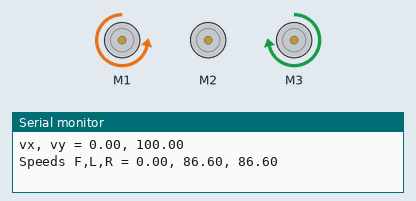
Recording of a sketch running on a simulated Arduino Mega 2560, built with avr-gcc and run on an emulated ATmega2560. On the bench: 3 × DC motor (green arrow = forward, orange = backward, longer = faster), the last lines printed to the serial monitor.

Above: at 1.0 s.
At 3.1 s:
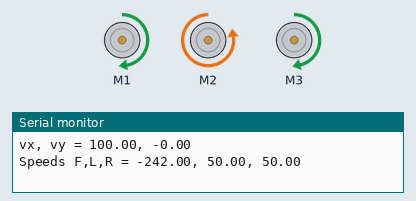
At 5.2 s:
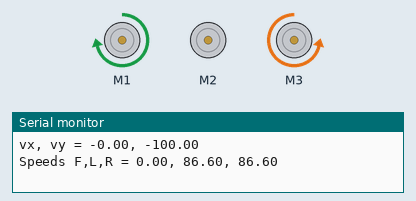
At 7.2 s:
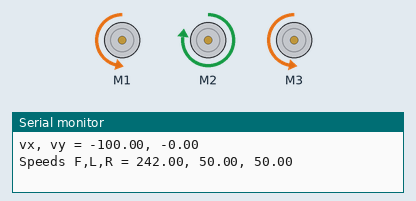
At 10.3 s:
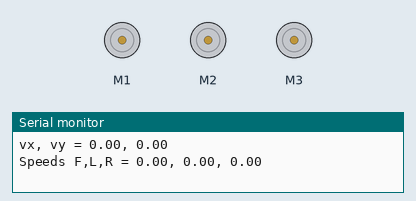
Timing chart, 0 to 16.0 s (numbered marks = the images above):
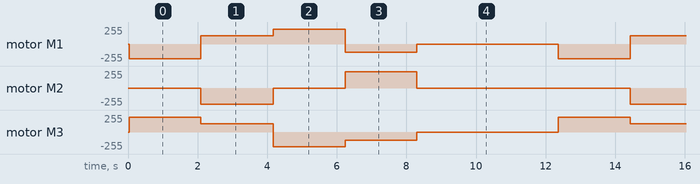

Measured:
- by itself, motor M2: repeats every 12.3 s: stopped 2.1 s, forward 242/255 2.1 s, stopped 6.1 s, backward 242/255 2.1 s
- by itself, motor M1: repeats every 12.3 s: forward 127/255 2.1 s, forward 219/255 2.1 s, backward 124/255 2.1 s, stopped 4.1 s, backward 219/255 2.1 s
- by itself, motor M3: repeats every 12.3 s: forward 124/255 2.1 s, backward 219/255 2.1 s, backward 127/255 2.1 s, stopped 4.1 s, forward 219/255 2.1 s

The sketch:

AdaAutoDemo.ino
```cpp
/* AdaAutoDemo.ino
   This is a test sketch for autonomous driving mode of
   the three-wheeled drive Bread Board Bot (BBbot, B^3)

   Arduino: Arduino Mega v3
   Motor Shield: Adafruit assembled Motor Shield for Arduino v2
   ---->  http://www.adafruit.com/products/1438

   Programmer: Dave Eslinger; December 2, 2014
*/
#include <Wire.h>
#include <Adafruit_MotorShield.h>
//#include <"utility/Adafruit_PWMServoDriver.h"
#include <math.h>

float theta;
int direction;
float magnitude;
float duration;
byte brake;
byte mLdir;
byte mFdir;
byte mRdir;

// Create the motor shield object with the default I2C address
Adafruit_MotorShield AFMS = Adafruit_MotorShield();

// Define 'ports' M1, M2, M3 or M4 for motors.
Adafruit_DCMotor *mL = AFMS.getMotor(1);
Adafruit_DCMotor *mF = AFMS.getMotor(2);
Adafruit_DCMotor *mR = AFMS.getMotor(3);


void setup(void){
  Serial.begin(9600);
  AFMS.begin();  // create with the default frequency 1.6KHz
  // Turn off all motors
  mL->run(RELEASE);
  mF->run(RELEASE);
  mR->run(RELEASE);
}

void loop(void){
  // Section for taking commands from Serial Input
  // N.B.  Need to comment out one bracket at end for the autonomous loop below
    /* if (Serial.available() > 0) { */
    /*   direction = Serial.parseInt(); */
    /*   theta = ( M_PI * direction ) / 180. ; */
    /*   magnitude = Serial.parseInt(); */
    /*   duration = Serial.parseInt(); */
    /* }  */

  // Autonomous loop for driving in a square
  for ( byte leg = 1; leg < 6; leg++ ) {
    duration = 2;
    magnitude = 100;
    //    brake = 0; // No braking
    switch (leg) {
    case 1: // Move forward
      direction = 0.;
      break;
    case 2: // Move right
      direction = 90.;
      break;
    case 3: // Move backward
      direction = 180.;
      break;
    case 4: // Move left
      direction = -90.;
      break;
    default: // Stop and pause at starting point
      magnitude = 0;
      duration = 4;
      direction = 0;
      //      brake = 1; // hard stop
    }
    theta = ( M_PI * direction ) / 180. ;

  if( duration > 0 ) {
    Serial.print("direction = ");
    Serial.print(direction);
    Serial.print(", theta = ");
    Serial.print(theta);
    Serial.print(", magnitude = ");
    Serial.print(magnitude);
    Serial.print(" and duration = ");
    Serial.println(duration);

    float vx = magnitude * sin(theta);
    float vy = magnitude * cos(theta);
    Serial.print("vx, vy = ");
    Serial.print(vx);
    Serial.print(", ");
    Serial.println(vy);

    const float sqrt3o2 = 1.0*sqrt(3)/2;
    //STEP 3. Find wheel vectors
    float wF = -vx * .95 ;  // Multiply by fudge factor to prevent rotation if needed
    float wL = 0.5*vx - sqrt3o2 * vy;
    float wR = 0.5*vx + sqrt3o2 * vy;

    byte wF_speed = (byte) map(abs(wF), 0, 100, 0, 255);
    byte wL_speed = (byte) map(abs(wL), 0, 100, 0, 255);
    byte wR_speed = (byte) map(abs(wR), 0, 100, 0, 255);
    /* Set Motor directions.  For Adafruit V2 Motorshield:
         1 is Clockwise (Positive motor direction)
         2 is Counterclockwise (Negative vector direction)
	 3 is Brake (May not work)
	 4 is Release = stop power, not driving, but not brake
	 so we can use a logic test since TRUE = 1 and FALSE = 0
    */
    mF->run((wF > 0) ? 1: 2 );
    mL->run((wL > 0) ? 1: 2 );
    mR->run((wR > 0) ? 1: 2 );

    /* // Set the brakes */
    /* mF->setBrake(brake); */
    /* mL->setBrake(brake); */
    /* mR->setBrake(brake); */

    // Set the speeds
    mF->setSpeed(wF_speed);
    mL->setSpeed(wL_speed);
    mR->setSpeed(wR_speed);

    //Print out motor control details
    Serial.print("Speeds F,L,R = ");
    Serial.print(copysign(wF_speed,wF));
    Serial.print(", ");
    Serial.print(copysign(wL,wL_speed));
    Serial.print(", ");
    Serial.println(copysign(wR,wR_speed));

    // Run motors for the duration requested
    delay(1000*duration);

  }
  else{ // no duration entered, so stop all motors
    mF->setSpeed(0);
    mL->setSpeed(0);
    mR->setSpeed(0);
  }
  }

}


/*
 SerialEvent occurs whenever a new data comes in the
 hardware serial RX.  This routine is run between each
 time loop() runs, so using delay inside loop can delay
 response.  Multiple bytes of data may be available.
 */
/* void serialEvent() { */
/*   while (Serial.available()) { */
/*     // get the new byte: */
/*     char inChar = (char)Serial.read();  */
/*     // add it to the inputString: */
/*     inputString += inChar; */
/*     // if the incoming character is a newline, set a flag */
/*     // so the main loop can do something about it: */
/*     if (inChar == '\n') { */
/*       stringComplete = true; */
/*     }  */
/*   } */
/* } */
```
